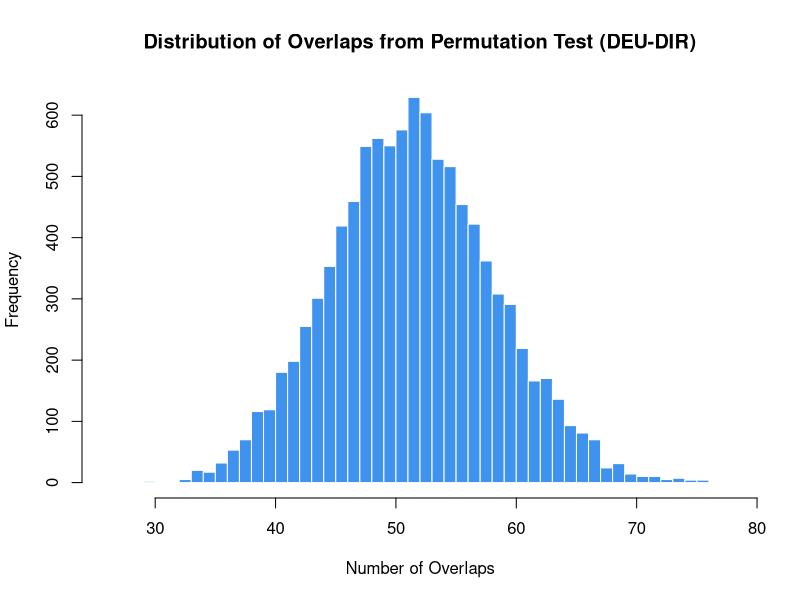

The R script that drew this image:
# 设置参数
N <- 21859  # 总基因数
k1 <- 863  # DEU 中受选择的基因数
k2 <- 1311  # DIR 中受选择的基因数
observed_overlap <- 414  # 观察到的重叠基因数
n_permutations <- 10000  # 置换次数

# 生成总基因集合
all_genes <- 1:N

# 初始化重叠数数组
random_overlaps <- numeric(n_permutations)

# 进行置换检验
set.seed(1)  # 固定随机数种子以便重现
for (i in 1:n_permutations) {
  # 随机选择 group1 和 group2 的基因
  group1_random <- sample(all_genes, k1, replace = FALSE)
  group2_random <- sample(all_genes, k2, replace = FALSE)
  
  # 计算随机情况下的重叠基因数
  random_overlaps[i] <- length(intersect(group1_random, group2_random))
}

# 计算 P 值：置换过程中重叠数大于或等于观察到的重叠数的比例
p_value <- mean(random_overlaps >= observed_overlap)

# 输出结果
p_value

# 绘制置换生成的重叠分布直方图
hist(random_overlaps, breaks = 50, main = "Distribution of Overlaps from Permutation Test (DEU-DIR)",
     xlab = "Number of Overlaps", col = "#3f93ee", border = "white")
abline(v = observed_overlap, col = "red", lwd = 2)  # 标记实际重叠数
